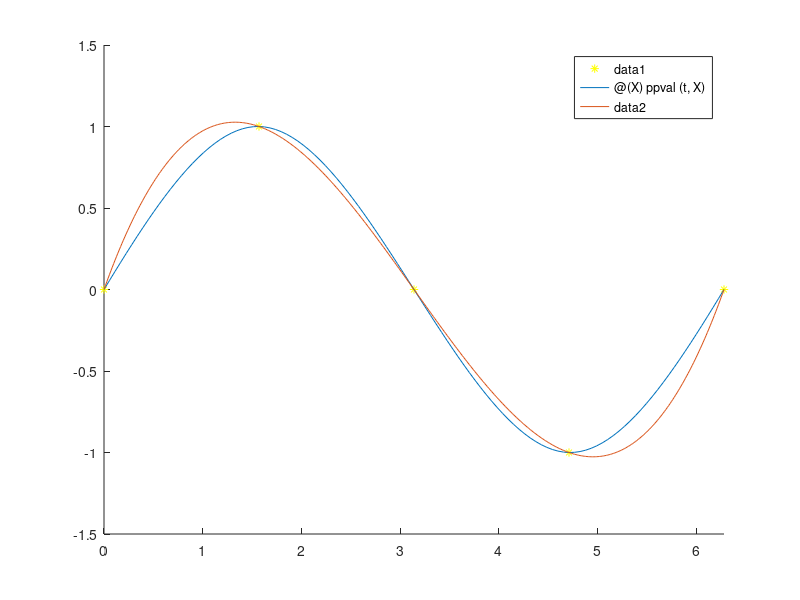

Here is the MATLAB script that generated this plot:
% pb. 1 a)
x = [0, pi/2, pi, 3*pi/2, 2*pi];
y = [0, 1, 0, -1, 0];

t = spline(x, [1, y, 1]);
%piecewise polynomial
ppval(t, pi / 4)    
t1 = spline(x, y);
ppval(t1, pi / 4)

% pb. 1 b)
hold on
plot(x,y,'*y')
fplot(@(X) ppval(t, X), [0, 2 * pi])
fplot(@(X) ppval(t1, X), [0, 2 * pi])
hold off
